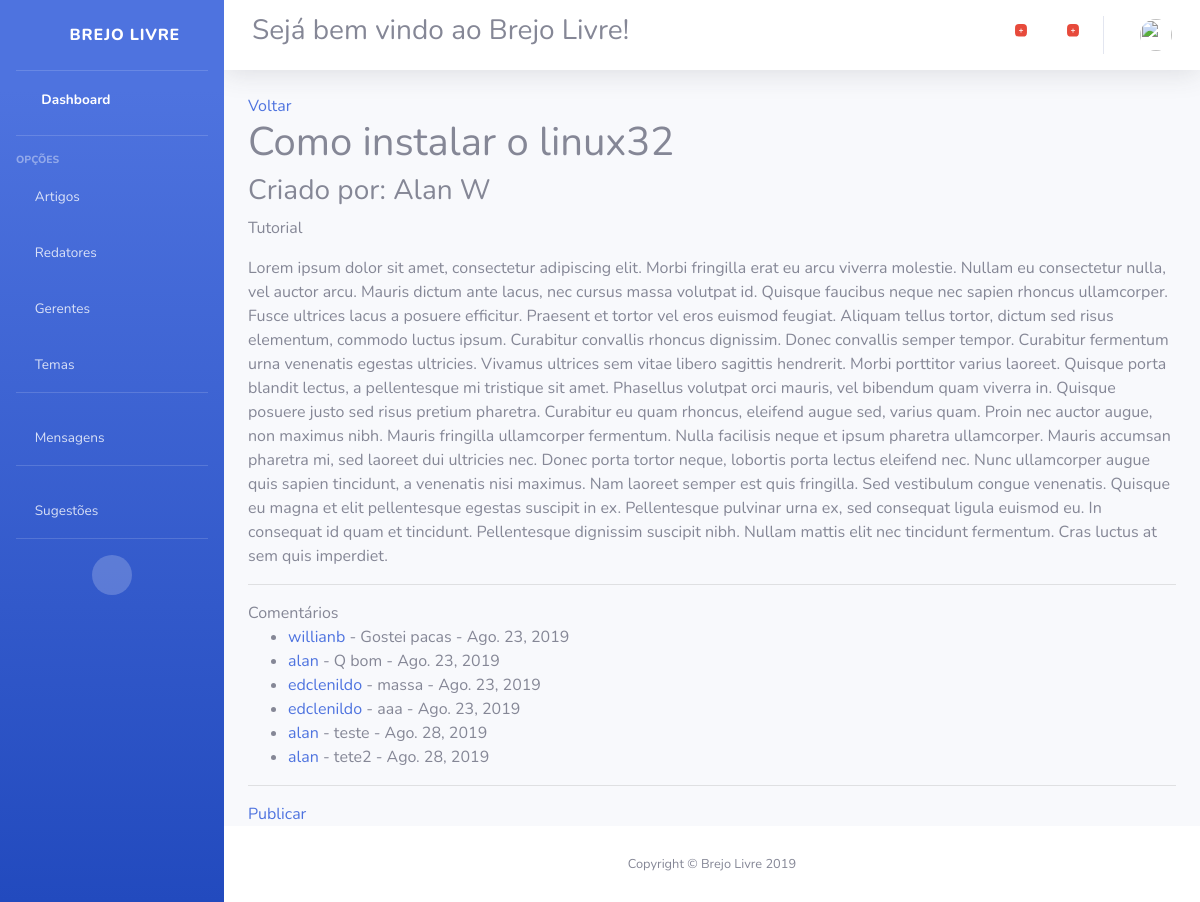
The app's page /dashboard/artigo/1 (signed in) with its own data.
### home/models.py (models this page shows, shortened)
class Artigo(models.Model):
	redator = models.ForeignKey(Redator,on_delete=models.PROTECT)
	tema = models.ForeignKey(Tema,on_delete=models.PROTECT )
	titulo = models.CharField(max_length=255, null=True, verbose_name = "Título")
	texto = models.TextField(blank=False, null=False, verbose_name = "Matéria")
	ativo = models.BooleanField(default=False)
	status = models.CharField(max_length=2, default=1)
	data_criacao = models.DateField(("Date"), default=datetime.date.today)

class Redator(models.Model):
	login_senha = models.OneToOneField(User, related_name="usuario",on_delete=models.PROTECT)
	nome_completo = models.CharField(max_length=255, null=True, verbose_name = "Nome completo")
	data_criacao = models.DateField(("Date"), default=datetime.date.today)
	facebook = models.CharField(max_length=255, null=True, verbose_name = "Link do Facebook")
	twitter = models.CharField(max_length=255, null=True, verbose_name = "Link do Twitter")
	github = models.CharField(max_length=255, null=True, verbose_name = "Link do GitHub")
	instagram = models.CharField(max_length=255, null=True, verbose_name = "Link do Instagram")
	logo = models.FileField(upload_to='fotos', blank=False, null=True, default='fotos/anonymous.jpg', verbose_name = "Foto Perfil")
	pais = models.CharField(max_length=5, default="BR", null=True,  verbose_name = "País, sigla (BR,EUA,CH) ")
	estado = models.CharField(max_length=4, blank=False, null=False, verbose_name = "Estado")
	cidade = models.CharField(max_length=80, blank=False, null=False, verbose_name = "Cidade")
	descricao = models.TextField(max_length=255, null=True, verbose_name = "Descrição")
	telefone = models.CharField(max_length=50, blank=False, null=False, verbose_name = "Telefone (XX)XXXX-XXXX")
	ativo = models.BooleanField(default=True)
	status = models.CharField(max_length=2, default=1)
	def __str__(self):
		return self.login_senha.username

class Tema(models.Model):
	nome = models.CharField(max_length=80, null=True, verbose_name = "Tema")
	ativo =  models.BooleanField(default=True)
	def __str__(self):
		return self.nome

class Comentario(models.Model):
	artigo = models.ForeignKey(Artigo,on_delete=models.CASCADE)
	leitor = models.ForeignKey(Redator,on_delete=models.PROTECT)
	texto = models.TextField(blank=False, null=False, verbose_name = "Comentario")
	ativo = models.BooleanField(default=True)
	status = models.CharField(max_length=2, default=1)
	data_criacao = models.DateField(("Date"), default=datetime.date.today)
	def __str__(self):
		return self.texto

### artigo/views.py (the view)
# urls.py: path('artigo/<int:pk>', ArtigoDetail.as_view(), name="artigo"),
class ArtigoDetail(LoginRequiredMixin,  DetailView):
    login_url = '/login'
    model = Artigo
    template_name = 'artigo/artigo_detail.html'
    def get_context_data(self, **kwargs):
        context = super(ArtigoDetail, self).get_context_data(**kwargs)
        return context

### artigo/templates/artigo/artigo_detail.html (shortened to what this page needs)
{% extends "dashboard/base.html" %}
{% load static %}
{% block main %}
    <a href="/dashboard/artigos/">Voltar</a>
    <h1>{{ object.titulo }}</h1>
    <h3>Criado por: {{ object.redator.nome_completo }}</h3>
    <p>{{ object.tema }}</p>
   <article>
       {{ object.texto }}
   </article>
   <hr>
   {% if object.comentario_set.all %}
   Comentários
        <ul>
            {% for comentario in object.comentario_set.all %}
                <li><a href="{% url 'del_coment' comentario.pk %}">{{ comentario.leitor }}</a>
                        - {{ comentario }} - {{ comentario.data_criacao }}</li>
            {% endfor %}
        </ul>
    {% endif %}
    <hr>
    <a href="{% url 'att_art' object.pk %}">Publicar</a>
{% endblock %}

### records on screen
Artigo: titulo "Como instalar o linux32", redator.nome_completo "Alan W", tema "Tutorial", texto "Lorem ipsum dolor sit amet, consectetur adipiscing elit. Morbi fringilla erat eu arcu viverra molestie. Nullam eu consectetur nulla, vel auctor arcu. Mauris dictum ante lacus, nec cursus massa volutpat id. Quisque faucibus neque nec sapien rhoncus ullamcorper. Fusce ultrices lacus a posuere efficitur. Praesent et tortor vel eros euismod feugiat. Aliquam tellus tortor, dictum sed risus elementum, commodo luctus ipsum. Curabitur convallis rhoncus dignissim. Donec convallis semper tempor. Curabitur fermentum urna venenatis egestas ultricies. Vivamus ultrices sem vitae libero sagittis hendrerit. Morbi porttitor varius laoreet. Quisque porta blandit lectus, a pellentesque mi tristique sit amet.…"
Comentario: leitor "willianb", texto "Gostei pacas", data_criacao "Ago. 23, 2019"
Comentario: leitor "alan", texto "Q bom", data_criacao "Ago. 23, 2019"
Comentario: leitor "edclenildo", texto "massa", data_criacao "Ago. 23, 2019"
Comentario: leitor "edclenildo", texto "aaa", data_criacao "Ago. 23, 2019"
Comentario: leitor "alan", texto "teste", data_criacao "Ago. 28, 2019"
Comentario: leitor "alan", texto "tete2", data_criacao "Ago. 28, 2019"
